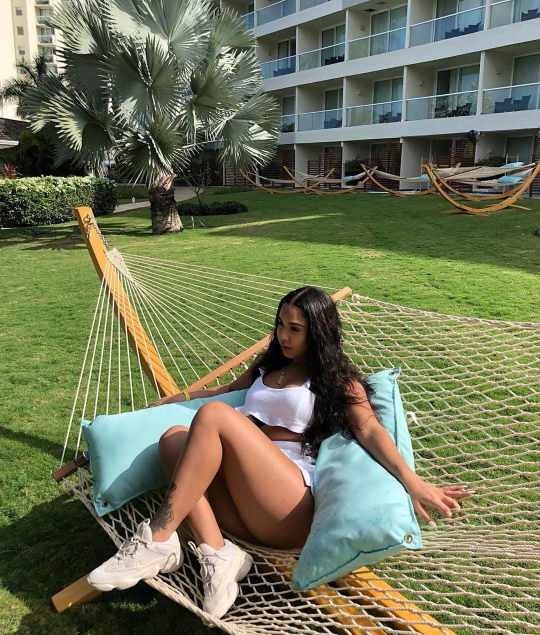
#> input picture dataset/cats/b315b33219aa16bda39de0db1129b46f.jpg, 1080 x 1270 px (shown at 1/2 size); its folder holds only this picture in this run
$ python train_model.py
#> lines starting #> are read from the running program, lines starting #| are printed output that depends on the picture
import cv2
import numpy as np
from skimage.feature import hog
from sklearn.svm import LinearSVC
from sklearn.metrics import accuracy_score, confusion_matrix, precision_score, recall_score, f1_score
from sklearn.model_selection import train_test_split
import os
import joblib
import matplotlib.pyplot as plt
import seaborn as sns
from colorama import Fore, Style, init
import time

# Initialize colorama
init()

# Function to convert an image to grayscale if it isn't already
def ensure_grayscale(image):
    if len(image.shape) == 3:  # If the image has 3 channels, it's not grayscale
        return cv2.cvtColor(image, cv2.COLOR_BGR2GRAY)
    return image

# Load dataset (Cat vs. Dog)
def load_images(folder):
#> called with folder = 'dataset'
    images = []
    labels = []
    valid_extensions = ['.jpg', '.jpeg', '.png']
    for label, class_folder in enumerate(['cats', 'dogs']):
        class_path = os.path.join(folder, class_folder)
        for filename in os.listdir(class_path):
            ext = os.path.splitext(filename)[1]
            if ext.lower() in valid_extensions:
                img_path = os.path.join(class_path, filename)
                print(f"{Fore.CYAN}Processing file: {img_path}{Style.RESET_ALL}")
                img = cv2.imread(img_path)
#> img is the input picture: shape (1270, 1080, 3); mean B, G, R 87.4, 116.8, 112.1
                if img is None:
                    print(f"{Fore.RED}Failed to load image: {img_path}{Style.RESET_ALL}")
                else:
                    img = ensure_grayscale(img)
#> in ensure_grayscale, `return cv2.cvtColor(image, cv2.COLOR_BGR2GRAY)`:
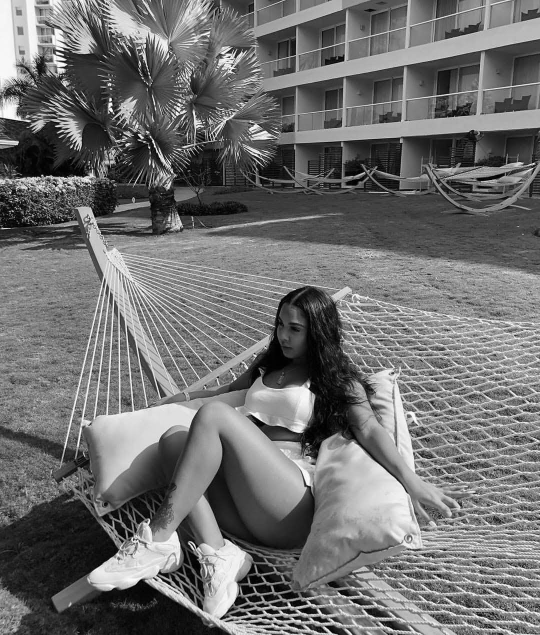
#> returned value: shape (1270, 1080) (shown at 1/2 size); min 0, max 255, mean 112
                    img = cv2.resize(img, (64, 128))  # Resize to a standard size
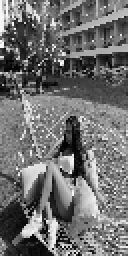
#> img: shape (128, 64) (shown 2 times larger); min 1, max 251, mean 111.5
                    print(f"{Fore.CYAN}Image shape: {img.shape}{Style.RESET_ALL}")  # Debugging line
#| Image shape: (128, 64)
                    images.append(img)
                    labels.append(label)
    return np.array(images), np.array(labels)

#> (the run stopped early here; a loop or call above may not have finished)
